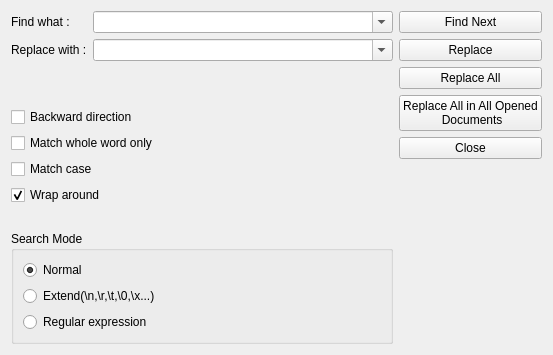
      <widget class="QWidget" name="tab_replace">
       <attribute name="title">
        <string>Replace</string>
       </attribute>
       <layout class="QHBoxLayout" name="horizontalLayout_8">
        <item>
         <layout class="QVBoxLayout" name="verticalLayout_5">
          <item>
           <layout class="QVBoxLayout" name="verticalLayout_9">
            <item>
             <layout class="QHBoxLayout" name="horizontalLayout_6">
              <item>
               <widget class="QLabel" name="label_3">
                <property name="text">
                 <string>Find what :</string>
                </property>
               </widget>
              </item>
              <item>
               <widget class="QComboBox" name="replaceTextBox">
                <property name="minimumSize">
                 <size>
                  <width>300</width>
                  <height>0</height>
                 </size>
                </property>
                <property name="editable">
                 <bool>true</bool>
                </property>
                <property name="maxCount">
                 <number>512</number>
                </property>
               </widget>
              </item>
             </layout>
            </item>
            <item>
             <layout class="QHBoxLayout" name="horizontalLayout_7">
              <item>
               <widget class="QLabel" name="label_4">
                <property name="text">
                 <string>Replace with :</string>
                </property>
               </widget>
              </item>
              <item>
               <widget class="QComboBox" name="replaceWithBox">
                <property name="minimumSize">
                 <size>
                  <width>300</width>
                  <height>0</height>
                 </size>
                </property>
                <property name="editable">
                 <bool>true</bool>
                </property>
               </widget>
              </item>
             </layout>
            </item>
           </layout>
          </item>
          <item>
           <spacer name="verticalSpacer_4">
            <property name="orientation">
             <enum>Qt::Vertical</enum>
            </property>
            <property name="sizeHint" stdset="0">
             <size>
              <width>20</width>
              <height>40</height>
             </size>
            </property>
           </spacer>
          </item>
          <item>
           <layout class="QVBoxLayout" name="verticalLayout_6">
            <item>
             <layout class="QVBoxLayout" name="verticalLayout_7">
              <item>
               <widget class="QCheckBox" name="replaceBackwardBox">
                <property name="text">
                 <string>Backward direction</string>
                </property>
               </widget>
              </item>
              <item>
               <widget class="QCheckBox" name="replaceMatchWholeBox">
                <property name="text">
                 <string>Match whole word only</string>
                </property>
               </widget>
              </item>
              <item>
               <widget class="QCheckBox" name="replaceMatchCaseBox">
                <property name="text">
                 <string>Match case</string>
                </property>
               </widget>
              </item>
              <item>
               <widget class="QCheckBox" name="replaceWrapBox">
                <property name="text">
                 <string>Wrap around</string>
                </property>
                <property name="checked">
                 <bool>true</bool>
                </property>
               </widget>
              </item>
             </layout>
            </item>
            <item>
             <spacer name="verticalSpacer_5">
              <property name="orientation">
               <enum>Qt::Vertical</enum>
              </property>
              <property name="sizeHint" stdset="0">
               <size>
                <width>20</width>
                <height>20</height>
               </size>
              </property>
             </spacer>
            </item>
            <item>
             <widget class="QGroupBox" name="groupBox_2">
              <property name="title">
               <string>Search Mode</string>
              </property>
              <layout class="QGridLayout" name="gridLayout_3">
               <item row="0" column="0">
                <widget class="QRadioButton" name="replaceModeNormalBox">
                 <property name="text">
                  <string>Normal</string>
                 </property>
                 <property name="checked">
                  <bool>true</bool>
                 </property>
                </widget>
               </item>
               <item row="2" column="0">
                <layout class="QHBoxLayout" name="horizontalLayout_5">
                 <item>
                  <widget class="QRadioButton" name="replaceModeRegularBt">
                   <property name="text">
                    <string>Regular expression</string>
                   </property>
                  </widget>
                 </item>
                </layout>
               </item>
               <item row="1" column="0">
                <widget class="QRadioButton" name="replaceModeExtendBox">
                 <property name="text">
                  <string>Extend(\n,\r,\t,\0,\x...)</string>
                 </property>
                </widget>
               </item>
              </layout>
             </widget>
            </item>
           </layout>
          </item>
         </layout>
        </item>
        <item>
         <layout class="QVBoxLayout" name="verticalLayout_8">
          <item>
           <widget class="QPushButton" name="replaceFindNextBox">
            <property name="maximumSize">
             <size>
              <width>176</width>
              <height>16777215</height>
             </size>
            </property>
            <property name="text">
             <string>Find Next</string>
            </property>
           </widget>
          </item>
          <item>
           <widget class="QPushButton" name="replaceBt">
            <property name="sizePolicy">
             <sizepolicy hsizetype="Preferred" vsizetype="Fixed">
              <horstretch>0</horstretch>
              <verstretch>0</verstretch>
             </sizepolicy>
            </property>
            <property name="maximumSize">
             <size>
              <width>176</width>
              <height>16777215</height>
             </size>
            </property>
            <property name="text">
             <string>Replace</string>
            </property>
           </widget>
          </item>
          <item>
           <widget class="QPushButton" name="replaceAllBt">
            <property name="sizePolicy">
             <sizepolicy hsizetype="Preferred" vsizetype="Fixed">
              <horstretch>0</horstretch>
              <verstretch>0</verstretch>
             </sizepolicy>
            </property>
            <property name="maximumSize">
             <size>
              <width>176</width>
              <height>16777215</height>
             </size>
            </property>
            <property name="text">
             <string>Replace All</string>
            </property>
           </widget>
          </item>
          <item>
           <widget class="QPushButton" name="replaceAllinAllOpenBt">
            <property name="sizePolicy">
             <sizepolicy hsizetype="Preferred" vsizetype="Fixed">
              <horstretch>0</horstretch>
              <verstretch>0</verstretch>
             </sizepolicy>
            </property>
            <property name="minimumSize">
             <size>
              <width>0</width>
              <height>34</height>
             </size>
            </property>
            <property name="maximumSize">
             <size>
              <width>176</width>
              <height>16777215</height>
             </size>
            </property>
            <property name="text">
             <string>Replace All in All Opened 
 Documents</string>
            </property>
           </widget>
          </item>
          <item>
           <widget class="QPushButton" name="replaceCloseBt">
            <property name="sizePolicy">
             <sizepolicy hsizetype="Preferred" vsizetype="Fixed">
              <horstretch>0</horstretch>
              <verstretch>0</verstretch>
             </sizepolicy>
            </property>
            <property name="maximumSize">
             <size>
              <width>176</width>
              <height>16777215</height>
             </size>
            </property>
            <property name="text">
             <string>Close</string>
            </property>
           </widget>
          </item>
          <item>
           <spacer name="verticalSpacer_6">
            <property name="orientation">
             <enum>Qt::Vertical</enum>
            </property>
            <property name="sizeHint" stdset="0">
             <size>
              <width>20</width>
              <height>40</height>
             </size>
            </property>
           </spacer>
          </item>
         </layout>
        </item>
       </layout>
      </widget>
